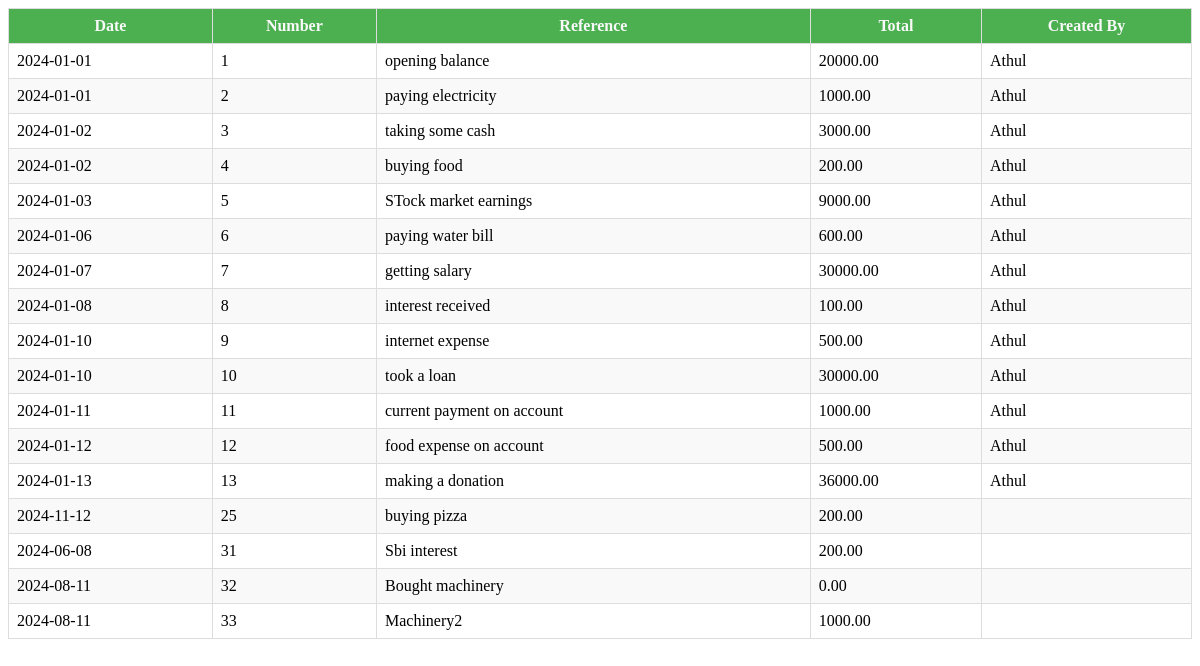
The app's page /JrnlDisplaypg.php, older data.
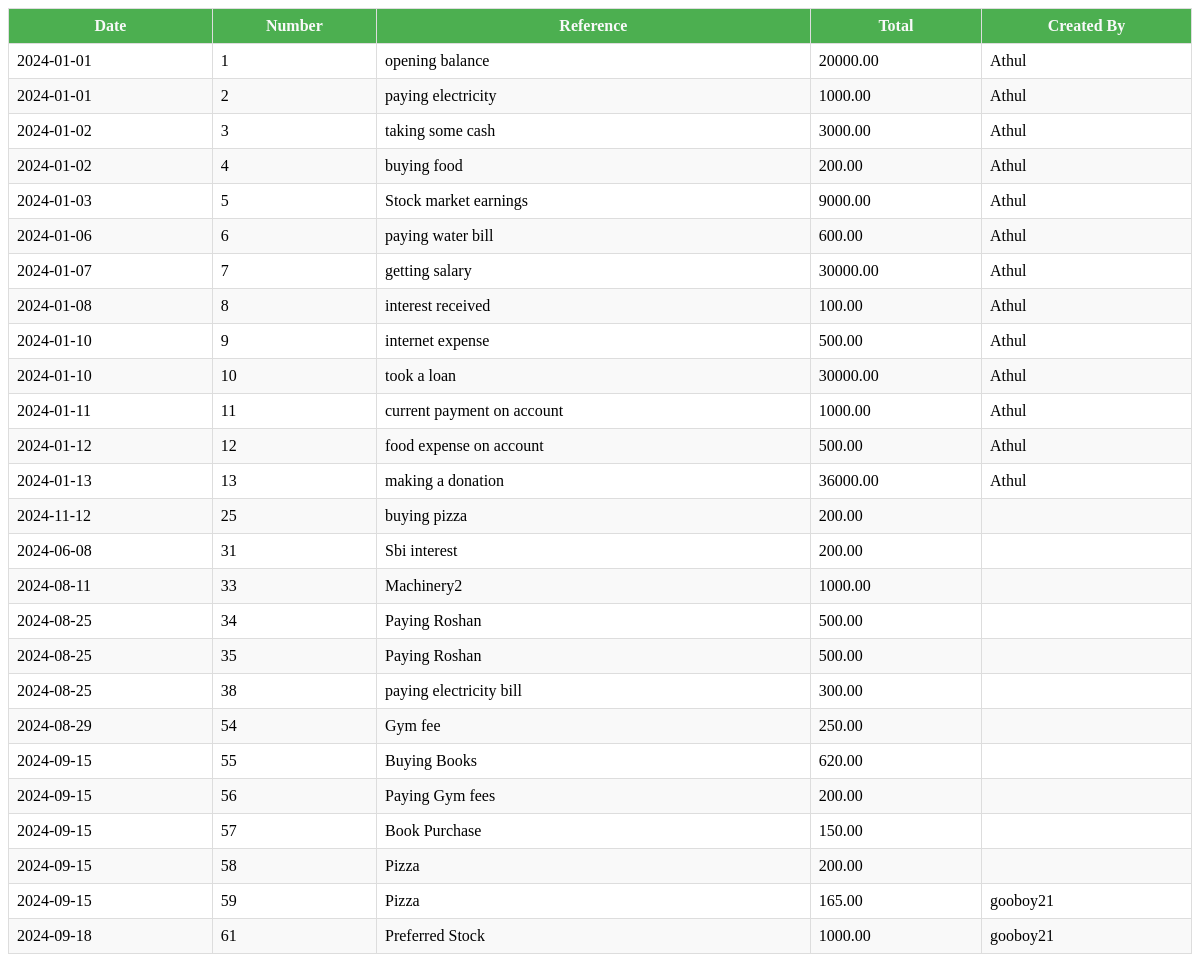
The same page, newer data.
### tables this page shows
CREATE TABLE `jrlmaster` (
  `EntryID` int(11) NOT NULL,
  `jdate` date DEFAULT NULL,
  `description` varchar(50) DEFAULT NULL,
  `createdBy` varchar(50) DEFAULT NULL,
  `createdDateTime` timestamp NOT NULL DEFAULT current_timestamp(),
  `modifiedBy` varchar(50) DEFAULT NULL,
  `modifiedDateTime` timestamp NOT NULL DEFAULT current_timestamp() ON UPDATE current_timestamp()
);

### JrnlDisplaypg.php (the view, shortened to what this page needs)
<?php
$servername = "localhost";
$username = "root";
$password = "";
$dbname = "ac2";
$tableName = "jrlmaster";
$conn = new mysqli($servername, $username, $password, $dbname);
$t2 = "jrldetailed";
$sql = "SELECT jdate, $tableName.EntryID, $tableName.description, sum($t2.CreditAmount) AS 'Total', $tableName.createdBy FROM $tableName
INNER JOIN $t2 ON
$tableName.EntryID = $t2.EntryID group by $tableName.EntryID";
$result = $conn->query($sql);
?>
<!DOCTYPE html>
<html lang="en">
<head>
</head>
<body>
    <table>
        <thead>
            <tr>
                <th>Date</th>
                <th>Number</th>
                <th>Reference</th>
                <th>Total</th>
                <th>Created By</th>
            </tr>
        </thead>
        <tbody>
            <?php
            if ($result->num_rows > 0) {
                while ($row = $result->fetch_assoc()) {
                    echo "<tr>
                            <td>" . $row["jdate"] . "</td>
                            <td>" . $row["EntryID"] . "</td>
                            <td>" . $row["description"] . "</td>
                            <td>" . $row["Total"] . "</td>
                            <td>" . $row["createdBy"] . "</td>
                          </tr>";
                }
            } else {
                echo "<tr><td colspan='4'>No results found</td></tr>";
            }
            ?>
        </tbody>
    </table>
</body>
</html>

### JrnlDisplaypg.php (style rules this page uses)
table { width: 100%; border-collapse: collapse; }
thead { background-color: #4CAF50; }
th, td { border: 1px solid #ddd; padding: 8px; }
th { background-color: #4CAF50; color: #f9f9f9; }
tbody tr:nth-child(even) { background-color: #f9f9f9; }

Row changes from the older to the newer data that the page shows:
removed jrlmaster: jdate "2024-08-11", EntryID "32", description "Bought machinery", Total "0.00"
changed jrlmaster id 5: description "STock market earnings" → "Stock market earnings"
added jrlmaster: jdate "2024-08-25", EntryID "34", description "Paying Roshan", Total "500.00"
added jrlmaster: jdate "2024-08-25", EntryID "35", description "Paying Roshan", Total "500.00"
added jrlmaster: jdate "2024-08-25", EntryID "38", description "paying electricity bill", Total "300.00"
added jrlmaster: jdate "2024-08-29", EntryID "54", description "Gym fee", Total "250.00"
added jrlmaster: jdate "2024-09-15", EntryID "55", description "Buying Books", Total "620.00"
added jrlmaster: jdate "2024-09-15", EntryID "56", description "Paying Gym fees", Total "200.00"
added jrlmaster: jdate "2024-09-15", EntryID "57", description "Book Purchase", Total "150.00"
added jrlmaster: jdate "2024-09-15", EntryID "58", description "Pizza", Total "200.00"
added jrlmaster: jdate "2024-09-15", EntryID "59", description "Pizza", Total "165.00", createdBy "gooboy21"
added jrlmaster: jdate "2024-09-18", EntryID "61", description "Preferred Stock", Total "1000.00", createdBy "gooboy21"
